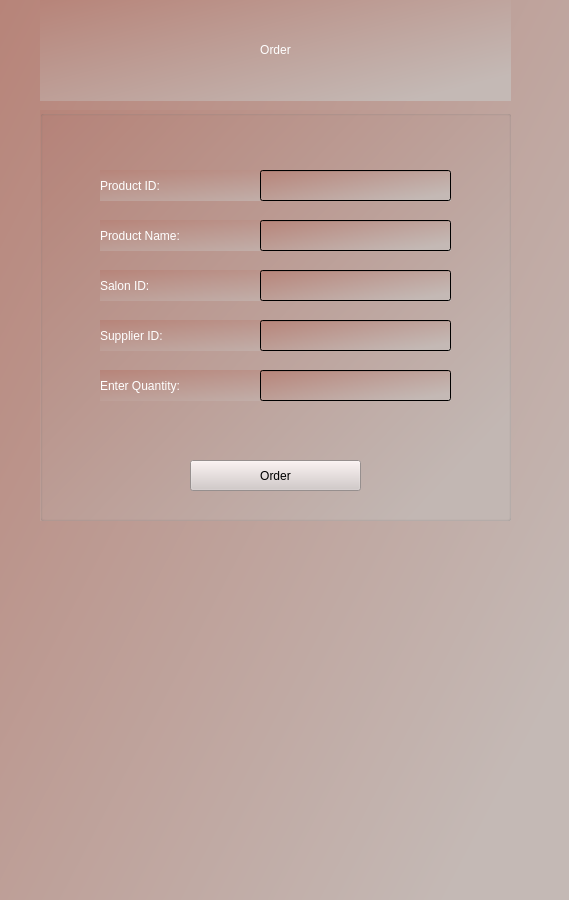
<?xml version="1.0" encoding="UTF-8"?>
<ui version="4.0">
 <class>Form</class>
 <widget class="QWidget" name="Form">
  <property name="geometry">
   <rect>
    <x>0</x>
    <y>0</y>
    <width>569</width>
    <height>900</height>
   </rect>
  </property>
  <property name="windowTitle">
   <string>Form</string>
  </property>
  <property name="styleSheet">
   <string notr="true">background-color: qlineargradient(spread:pad, x1:0, y1:0, x2:0.96, y2:0.789773, stop:0 rgba(183, 132, 121, 255), stop:1 rgba(196, 185, 181, 255));</string>
  </property>
  <widget class="QLabel" name="label_2">
   <property name="geometry">
    <rect>
     <x>40</x>
     <y>0</y>
     <width>471</width>
     <height>101</height>
    </rect>
   </property>
   <property name="styleSheet">
    <string notr="true">font: 63 48pt &quot;Bahnschrift SemiBold Condensed&quot;;color:rgb(255, 255, 255)</string>
   </property>
   <property name="text">
    <string>&lt;html&gt;&lt;head/&gt;&lt;body&gt;&lt;p align=&quot;center&quot;&gt;Order&lt;/p&gt;&lt;/body&gt;&lt;/html&gt;</string>
   </property>
  </widget>
  <widget class="QGroupBox" name="groupBox">
   <property name="geometry">
    <rect>
     <x>40</x>
     <y>110</y>
     <width>471</width>
     <height>411</height>
    </rect>
   </property>
   <property name="title">
    <string/>
   </property>
   <widget class="QLabel" name="label_3">
    <property name="geometry">
     <rect>
      <x>60</x>
      <y>60</y>
      <width>351</width>
      <height>31</height>
     </rect>
    </property>
    <property name="styleSheet">
     <string notr="true">font: 14pt &quot;Nirmala UI Semilight&quot;;
color:rgb(255, 255, 255)</string>
    </property>
    <property name="text">
     <string>Product ID:</string>
    </property>
   </widget>
   <widget class="QLineEdit" name="name">
    <property name="geometry">
     <rect>
      <x>220</x>
      <y>60</y>
      <width>191</width>
      <height>31</height>
     </rect>
    </property>
   </widget>
   <widget class="QLabel" name="label_4">
    <property name="geometry">
     <rect>
      <x>60</x>
      <y>110</y>
      <width>351</width>
      <height>31</height>
     </rect>
    </property>
    <property name="styleSheet">
     <string notr="true">font: 14pt &quot;Nirmala UI Semilight&quot;;
color:rgb(255, 255, 255)</string>
    </property>
    <property name="text">
     <string>Product Name:</string>
    </property>
   </widget>
   <widget class="QLineEdit" name="lastname">
    <property name="geometry">
     <rect>
      <x>220</x>
      <y>110</y>
      <width>191</width>
      <height>31</height>
     </rect>
    </property>
   </widget>
   <widget class="QLabel" name="label_5">
    <property name="geometry">
     <rect>
      <x>60</x>
      <y>160</y>
      <width>341</width>
      <height>31</height>
     </rect>
    </property>
    <property name="styleSheet">
     <string notr="true">font: 14pt &quot;Nirmala UI Semilight&quot;;
color:rgb(255, 255, 255)</string>
    </property>
    <property name="text">
     <string>Salon ID:</string>
    </property>
   </widget>
   <widget class="QLabel" name="label_6">
    <property name="geometry">
     <rect>
      <x>60</x>
      <y>210</y>
      <width>351</width>
      <height>31</height>
     </rect>
    </property>
    <property name="styleSheet">
     <string notr="true">font: 14pt &quot;Nirmala UI Semilight&quot;;
color:rgb(255, 255, 255)</string>
    </property>
    <property name="text">
     <string>Supplier ID:</string>
    </property>
   </widget>
   <widget class="QLabel" name="label_8">
    <property name="geometry">
     <rect>
      <x>60</x>
      <y>260</y>
      <width>351</width>
      <height>31</height>
     </rect>
    </property>
    <property name="styleSheet">
     <string notr="true">font: 14pt &quot;Nirmala UI Semilight&quot;;
color:rgb(255, 255, 255)</string>
    </property>
    <property name="text">
     <string>Enter Quantity:</string>
    </property>
   </widget>
   <widget class="QLineEdit" name="email">
    <property name="geometry">
     <rect>
      <x>220</x>
      <y>160</y>
      <width>191</width>
      <height>31</height>
     </rect>
    </property>
   </widget>
   <widget class="QLineEdit" name="password">
    <property name="geometry">
     <rect>
      <x>220</x>
      <y>260</y>
      <width>191</width>
      <height>31</height>
     </rect>
    </property>
   </widget>
   <widget class="QLineEdit" name="email_2">
    <property name="geometry">
     <rect>
      <x>220</x>
      <y>210</y>
      <width>191</width>
      <height>31</height>
     </rect>
    </property>
   </widget>
   <widget class="QPushButton" name="pushButton_6">
    <property name="geometry">
     <rect>
      <x>150</x>
      <y>350</y>
      <width>171</width>
      <height>31</height>
     </rect>
    </property>
    <property name="styleSheet">
     <string notr="true">background-color: rgb(210, 200, 199);
font: 25 10pt &quot;Segoe UI Light&quot;;</string>
    </property>
    <property name="text">
     <string>Order</string>
    </property>
   </widget>
  </widget>
 </widget>
 <resources/>
 <connections/>
</ui>
